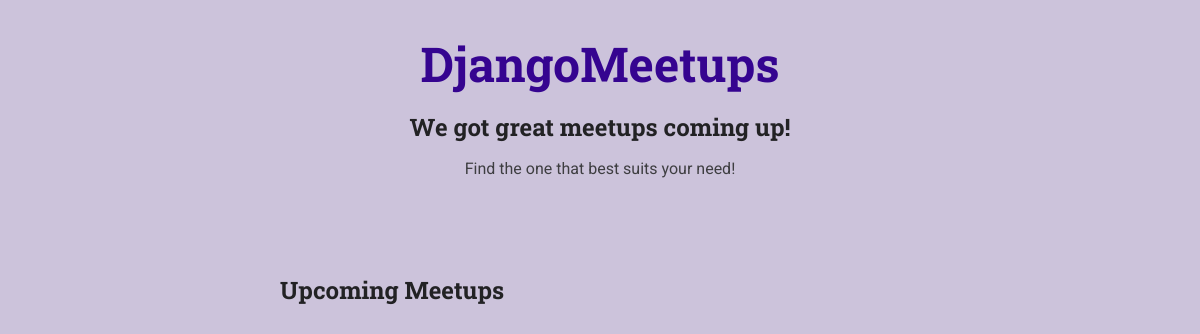
/meetups/, run on an earlier commit of the app's database.
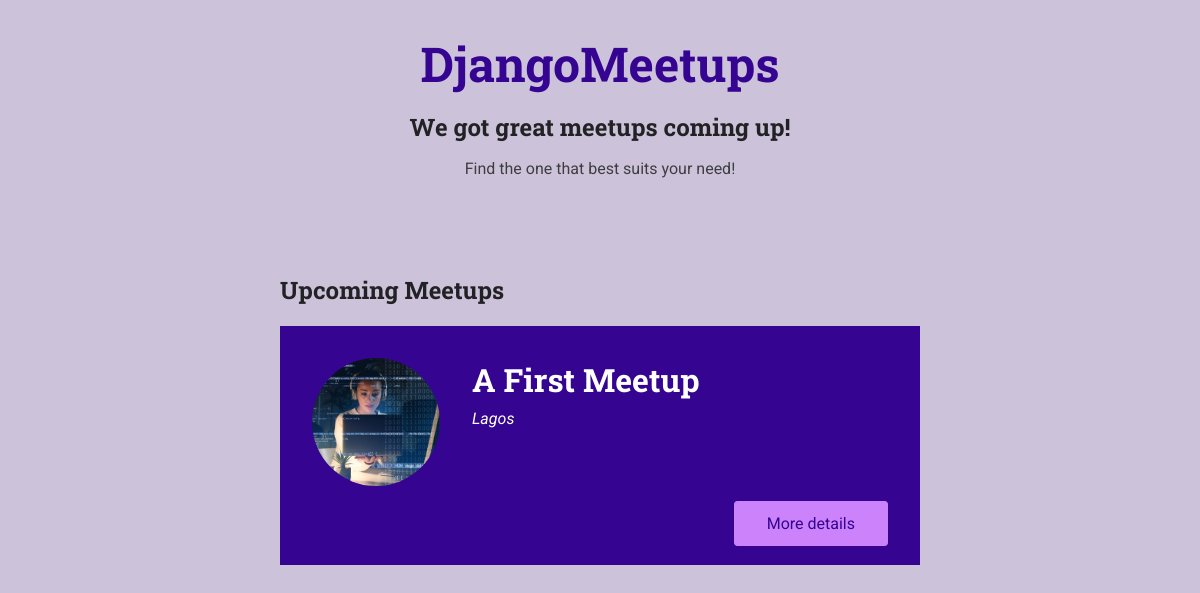
And on a later commit of the database.
### meetups/models.py (models this page shows, shortened)
class Meetup(models.Model):
    title = models.CharField(max_length = 200)
    organizer_email = models.EmailField()
    date = models.DateField()
    slug = models.SlugField(unique=True) #text that adheres to the slug format so there's no whitespace. Ps: can i use the uniqyue keyword fora username?
    description = models.TextField()
    image = models.ImageField(upload_to='images')
    location = models.ForeignKey(Location, on_delete=models.CASCADE) #you show relationship between id's by calling them into another class they are related to.
    participants = models.ManyToManyField(Participant, blank=True, null=True) #setting blank to true means that we don't need to provide a related record when creating a new meetup (ie: the participant table can be left blank. It doesn't have to be filled.). Null=True doesn't have effect on manyToMany field but sometimes if you have a blank=True without the null=True, depending on the field, it can throw an error.

### meetups/views.py (the view)
# urls.py: path('', views.index, name='all-meetups'), # For our-domain.com/meetups, this should beome active
def index(request):
    meetups = Meetup.objects.all() #orderby helps order
    return render(request, 'meetups/index.html', {
        'meetups': meetups
    })

### meetups/templates/meetups/index.html (shortened to what this page needs)
{% extends 'meetups/base/base.html' %}
{% load static %}
{% block site_css%}
    <link rel="stylesheet" href="{% static 'meetups/styles/all-meetups.css' %}">
{% endblock%}
{% block main_heading %}
We got great meetups coming up!
{% endblock %}
{% block header_content %}
<p>Find the one that best suits your need!</p>
{% endblock %}
{% block body %}
<section>
    <h2>Upcoming Meetups</h2>
    <ol>
      {% for meetup_item in meetups %}
        {% include 'meetups/includes/meetup-item.html' with title=meetup_item.title image=meetup_item.image.url location='Lagos' slug=meetup_item.slug %}
      {% endfor %}
    </ol>
</section>
{% endblock %}

### meetups/templates/meetups/base/base.html (shortened to what this page needs)
{% load static %}
<!DOCTYPE html>
<html lang="en">
<head>
    <link rel="stylesheet" href="{% static 'meetups/styles/base.css' %}">
    {% block site_css %} {% endblock %}
</head>
<body>
    <header id="main-header">
        <nav><a href="/meetups" id="main-logo">DjangoMeetups</a></nav>
        <h1>{% block main_heading %} {% endblock%}</h1>
        {% block header_content %} {% endblock %}
    </header>
    <main>
        {% block body %}{% endblock %}
    </main>
</body>
</html>

### meetups/templates/meetups/includes/meetup-item.html
<li class="meetup-item">
    <article>
        <div class="meetup-summary">
            <div class="meetup-image">
                <img src="{{ image }}" alt="{{ title }}">
            </div>
            <div class="meetup-details">
                <h3>{{ title }}</h3>
                <address>{{ location }} </address>
            </div>
        </div>
        <div class="meetup-actions">
            <a href="{% url 'meetup-detail' slug %}" class="btn">More details</a>
        </div>
    </article>
</li>

### meetups/static/meetups/styles/base.css (style rules this page uses)
* { box-sizing: border-box; }
body { font-family: 'Roboto', sans-serif; margin: 0; background-color: #ccc3db; color: #3e3e41; }
h1, h2, h3 { font-family: 'Roboto Slab', sans-serif; color: #222224; }
button, .btn { cursor: pointer; font: inherit; padding: 0.5rem 1.5rem; background-color: #350490; border: 1px solid #350490; color: white; border-radius: 4px; text-decoration: none; }
#main-header { width: 100%; text-align: center; padding: 2rem 0; }
#main-header h1 { font-size: 1.5rem; }
#main-logo { font-size: 3rem; font-family: 'Roboto Slab', sans-serif; text-decoration: none; color: #350490; font-weight: bold; }

### meetups/static/meetups/styles/all-meetups.css (style rules this page uses)
section { max-width: 40rem; margin: 3rem auto; }
ol { list-style: none; background-color:#350490; margin: 0; padding: 0; }
.meetup-item { margin: 1rem 0; background-color: #350490; padding: 2rem; color: white; border-radius: 4px; }
.meetup-summary { display: flex; align-items: flex-start; }
.meetup-image { margin-right: 2rem; }
.meetup-image img { width: 8rem; height: 8rem; object-fit: cover; border-radius: 50%; }
.meetup-details h3 { color: inherit; margin-top: 0; margin-bottom: 0.5rem; font-size: 2rem; }
.meetup-details address { font-style: italic; }
.meetup-actions { margin-top: 1.5rem; text-align: right; }
.meetup-actions .btn { background-color: #cb82fb; border-color: #cb82fb; color: #350490; padding: 0.75rem 2rem; }

What changed in the data, as far as the page shows it:
added Meetup: title "A First Meetup", location "Lagos"
